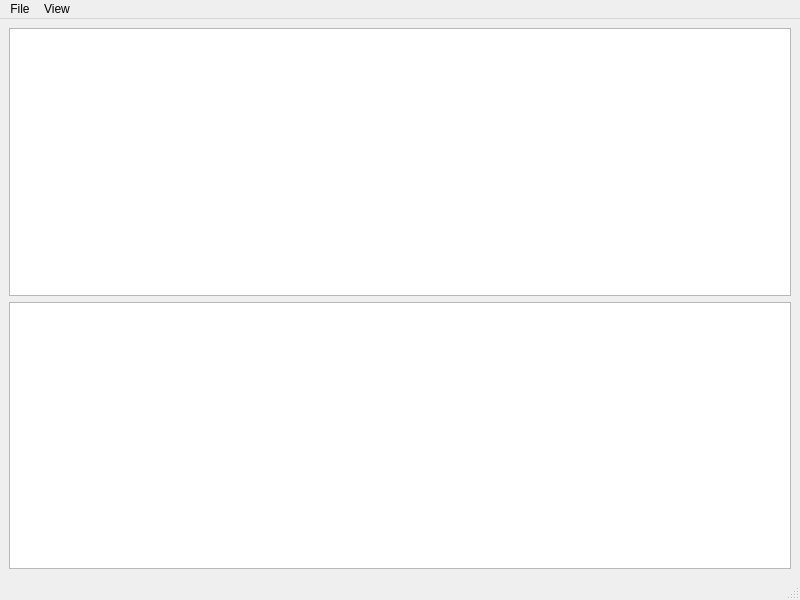
<?xml version="1.0" encoding="UTF-8"?>
<ui version="4.0">
 <class>MainWindow</class>
 <widget class="QMainWindow" name="MainWindow">
  <property name="geometry">
   <rect>
    <x>0</x>
    <y>0</y>
    <width>800</width>
    <height>600</height>
   </rect>
  </property>
  <property name="windowTitle">
   <string>Morse Code Translator</string>
  </property>
  <widget class="QWidget" name="centralwidget">
   <layout class="QVBoxLayout" name="verticalLayout">
    <item>
     <widget class="QPlainTextEdit" name="inputPlainTextEdit"/>
    </item>
    <item>
     <widget class="QPlainTextEdit" name="outputPlainTextEdit">
      <property name="readOnly">
       <bool>true</bool>
      </property>
     </widget>
    </item>
   </layout>
  </widget>
  <widget class="QMenuBar" name="menubar">
   <property name="geometry">
    <rect>
     <x>0</x>
     <y>0</y>
     <width>800</width>
     <height>21</height>
    </rect>
   </property>
   <widget class="QMenu" name="menuFile">
    <property name="title">
     <string>File</string>
    </property>
    <addaction name="actionOpen"/>
    <addaction name="actionSave"/>
   </widget>
   <widget class="QMenu" name="menuView">
    <property name="title">
     <string>View</string>
    </property>
    <widget class="QMenu" name="menuZoom">
     <property name="title">
      <string>Zoom</string>
     </property>
     <addaction name="actionZoom_In"/>
     <addaction name="actionZoom_Out"/>
    </widget>
    <addaction name="menuZoom"/>
   </widget>
   <addaction name="menuFile"/>
   <addaction name="menuView"/>
  </widget>
  <widget class="QStatusBar" name="statusbar"/>
  <action name="actionOpen">
   <property name="icon">
    <iconset theme="document-open"/>
   </property>
   <property name="text">
    <string>Open</string>
   </property>
   <property name="shortcut">
    <string>Ctrl+O</string>
   </property>
  </action>
  <action name="actionSave">
   <property name="icon">
    <iconset theme="document-save"/>
   </property>
   <property name="text">
    <string>Save</string>
   </property>
   <property name="shortcut">
    <string>Ctrl+S</string>
   </property>
  </action>
  <action name="actionZoom_In">
   <property name="text">
    <string>Zoom In</string>
   </property>
   <property name="toolTip">
    <string>Zoom In</string>
   </property>
   <property name="shortcut">
    <string>Ctrl+=</string>
   </property>
  </action>
  <action name="actionZoom_Out">
   <property name="text">
    <string>Zoom Out</string>
   </property>
   <property name="toolTip">
    <string>Zoom Out</string>
   </property>
   <property name="shortcut">
    <string>Ctrl+-</string>
   </property>
  </action>
 </widget>
 <resources/>
 <connections/>
</ui>
